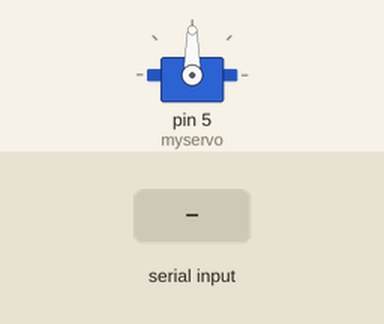
The sketch below on a simulated Arduino Uno, built with avr-gcc and run on an emulated ATmega328P. Parts: servo. Inputs (shaded band) come from the test bench.

Above: at 1.2 s.
1.3 s: "a" received over Serial
At 2.7 s:
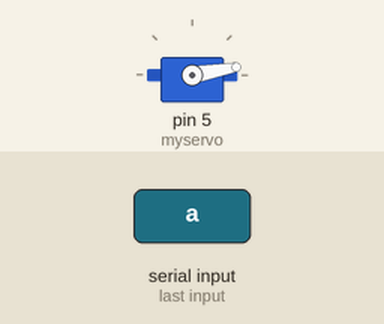
3.0 s: "b" received over Serial
At 3.9 s:
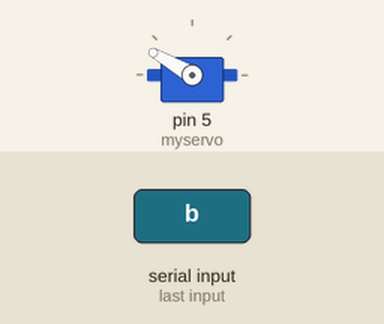
Timing chart, 0 to 6.0 s (numbered marks = the images above; inputs shaded):
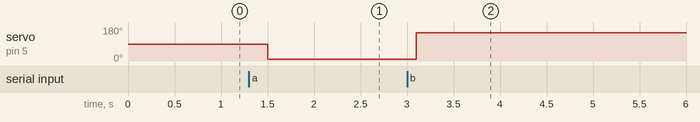

Measured:
- after the input at 1.3 s, servo on pin 5 (myservo): 90° → 10° after 0.20 s
- after the input at 3.0 s, servo on pin 5 (myservo): 10° → 150° after 0.10 s

The sketch:

ROS_to_Servo.ino
```cpp
#include <Servo.h>

Servo myservo;

void setup() {
  Serial.begin(115200);
  myservo.attach(5);
}
void loop() {

  if(Serial.available()>0){
    char cmd = Serial.read();
    if(cmd=='a'){
      myservo.write(10);
      delay(100);

    }else if(cmd=='b'){
      myservo.write(150);
      delay(100);
    }
  }
  delay(500);
}
```
